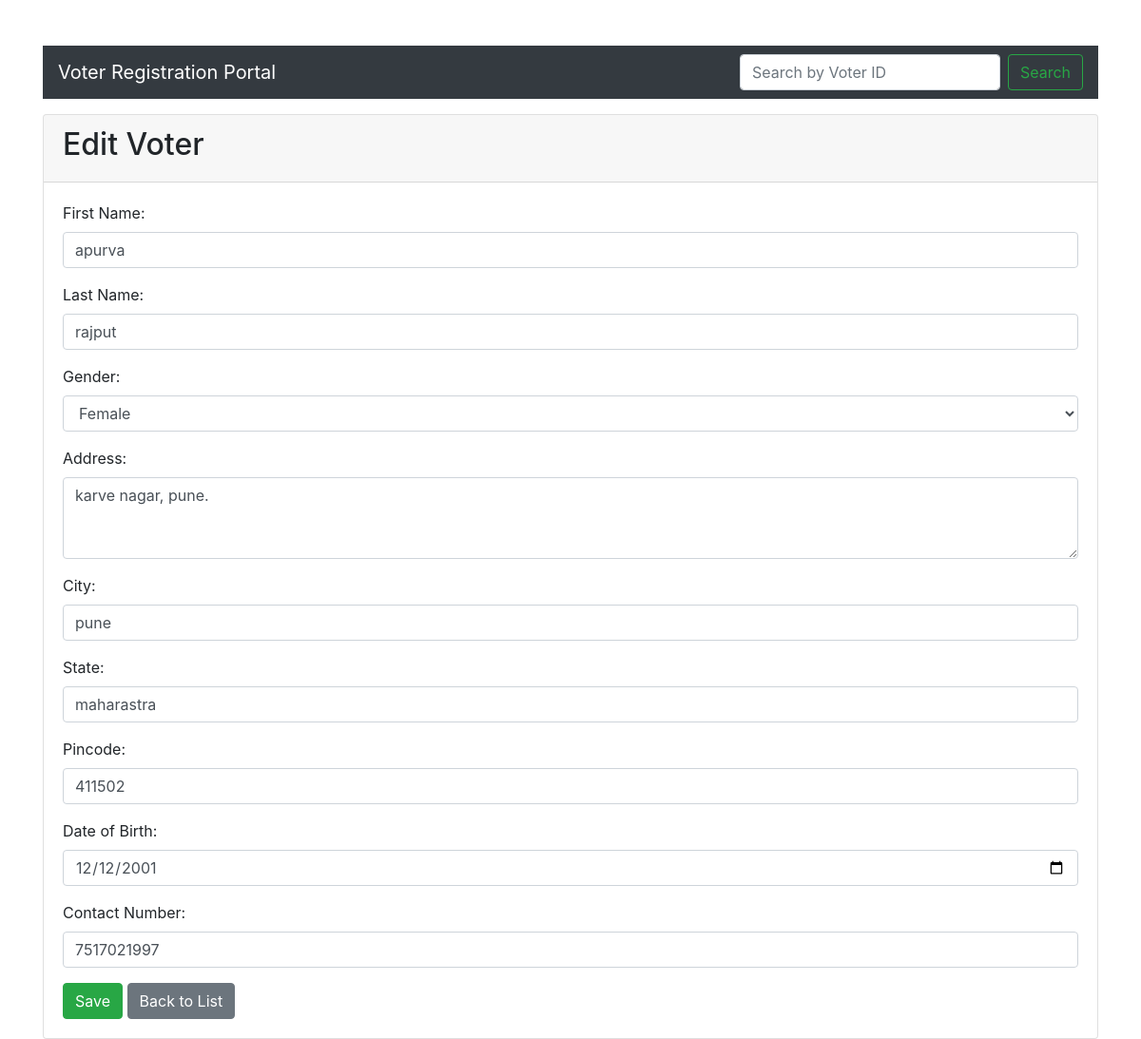
Screenshot of /voters/5/edit/ with the database file from the repository.
### registration/models.py (models this page shows, shortened)
class Voter(models.Model):
    GENDER_CHOICES = [
        ('male', 'Male'),
        ('female', 'Female'),
        ('other', 'Other'),
    ]
    voter_id = models.CharField(max_length=10, unique=True, default=generate_voter_id, editable=False)
    first_name = models.CharField(max_length=50, validators=[RegexValidator(regex='^[a-zA-Z]+$', message='First name must contain only alphabets.')])
    last_name = models.CharField(max_length=50, validators=[RegexValidator(regex='^[a-zA-Z]+$', message='Last name must contain only alphabets.')])
    gender = models.CharField(max_length=10, choices=GENDER_CHOICES)
    address = models.TextField()
    city = models.CharField(max_length=100)
    state = models.CharField(max_length=100)
    pincode = models.CharField(max_length=6, validators=[RegexValidator(regex='^\d{6}$', message='Pincode must be 6 digits.')])
    date_of_birth = models.DateField(validators=[validate_age])
    contact = models.CharField(max_length=10, validators=[RegexValidator(regex='^\d{10}$', message='Contact must be 10 digits.')])

### registration/views.py (the view)
# urls.py: path('<int:pk>/edit/', views.voter_update, name='voter_update'),
def voter_update(request, pk):
    voter = get_object_or_404(Voter, pk=pk)
    if request.method == 'POST':
        form = VoterForm(request.POST, instance=voter)
        if form.is_valid():
            form.save()
            return redirect('voter_list')
    else:
        form = VoterForm(instance=voter)
    return render(request, 'registration/voter_form.html', {'form': form})

### templates/registration/voter_form.html (shortened to what this page needs)
{% extends 'base.html' %}
{% block content %}
<div class="card">
    <div class="card-header">
        <h2>{% if form.instance.pk %}Edit{% else %}Add{% endif %} Voter</h2>
    </div>
    <div class="card-body">
        <form method="post">
            {{ form.as_p }}
            <button type="submit" class="btn btn-success">Save</button>
            <a href="{% url 'voter_list' %}" class="btn btn-secondary">Back to List</a>
        </form>
    </div>
</div>
{% endblock %}

### rows the page displays
Voter: first_name "apurva", last_name "rajput", gender "Female", address "karve nagar, pune.", city "pune", state "maharastra", pincode "411502", date_of_birth "12/12/2001", contact "7517021997"
